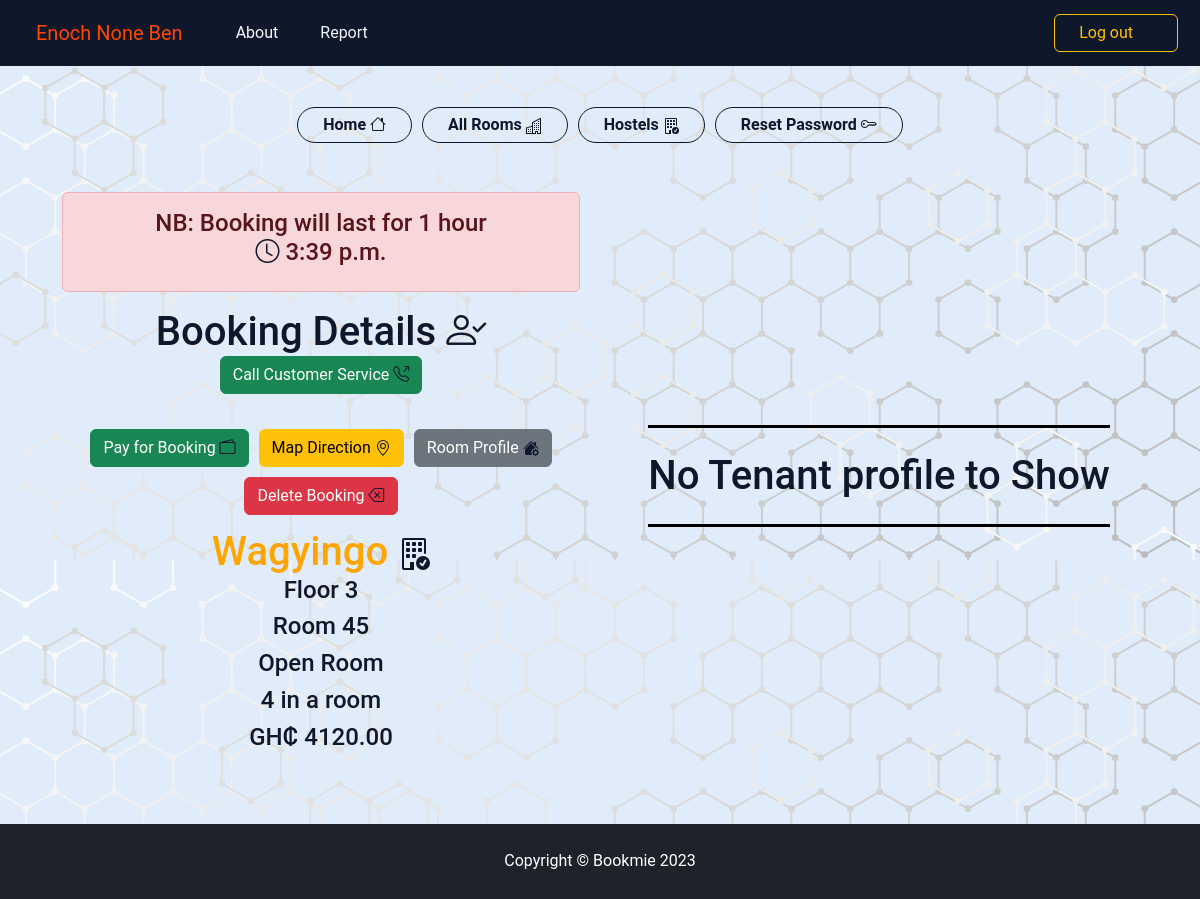
The app's page /accounts/booking-and-payments/ (signed in), older data.
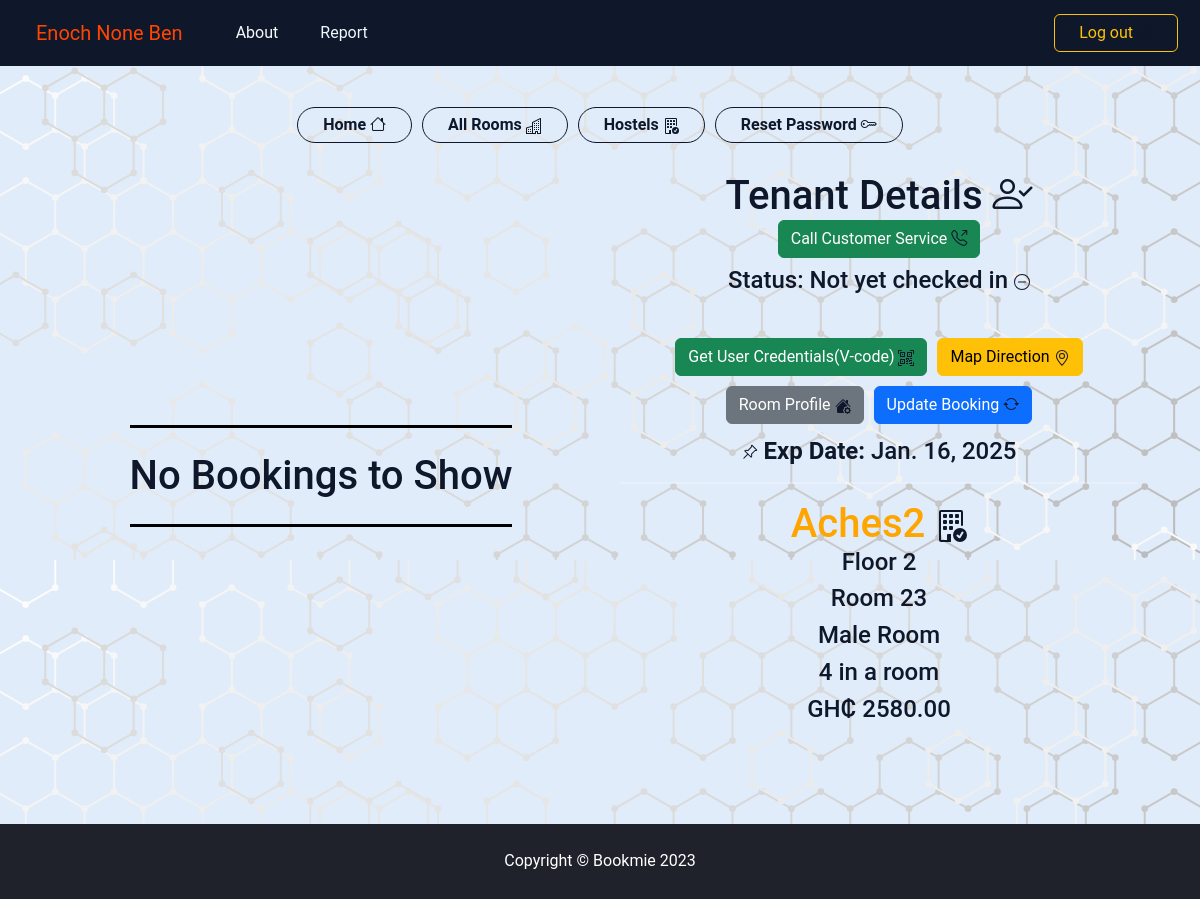
The same page, newer data.
### core/models.py (models this page shows, shortened)
class Booking(models.Model):
    room = models.ForeignKey(RoomProfile, on_delete=models.CASCADE)
    room_number = models.CharField(max_length=20)
    hostel = models.ForeignKey(HostelProfile, on_delete=models.CASCADE)
    campus = models.ForeignKey(CampusProfile, on_delete=models.CASCADE)
    user = models.ForeignKey(CustomUser, on_delete=models.CASCADE)
    student_id = models.CharField(max_length=20)
    booking_id = models.UUIDField(primary_key=True, default=uuid.uuid4, editable=False, unique=True)
    start_time = models.DateTimeField(auto_now_add=True)
    end_time = models.DateTimeField(null=True, blank=True)
    status = models.CharField(max_length=20)
    payed = models.BooleanField(default=False)
    is_updating_vcode = models.BooleanField(default=False)
    class Meta:
        ordering = ('-start_time',)

class Tenant(models.Model):
    user = models.ForeignKey(CustomUser, on_delete=models.CASCADE)
    tenant_id = models.UUIDField(primary_key=True, default=uuid.uuid4, editable=False, unique=True)
    room = models.ForeignKey(RoomProfile, on_delete=models.CASCADE)
    hostel = models.ForeignKey(HostelProfile, on_delete=models.CASCADE)
    payed = models.BooleanField(default=False)
    checked_in = models.BooleanField(default=False)
    verification_code = models.CharField(max_length=700,
                                        default='unavailable',
                                        unique=True,
                                        editable=False)
    start_date = models.DateTimeField(auto_now_add=True)
    end_date = models.DateTimeField()
    class Meta:
        ordering = ('-start_date',)

### hostel_app/models.py (models this page shows, shortened)
class HostelProfile(models.Model):
    hostel_name = models.CharField(max_length=50)
    hostel_id = models.UUIDField(default=uuid.uuid4,
                                 editable=False, unique=True)
    hostel_code = models.CharField(max_length=100,
                                   null=True, blank=True,
                                   unique=True)
    hostel_image = models.ImageField(upload_to='HostelProfiles',
                                      default='unavailable.jpg')
    hostel_manager_profile_picture = models.ImageField(default="unknown_profile.jpg", upload_to="ManagersProfilePictures")
    room_image =  models.ImageField(upload_to='RoomImages',verbose_name="Image of one room",
                                      default='unavailable.jpg')
    room_image2 = models.ImageField(upload_to='RoomImages',verbose_name="Image2 of one room",
                                      default='unavailable.jpg')
    room_image3 = models.ImageField(upload_to='RoomImages',verbose_name="Image3 of one room",
                                      default='unavailable.jpg')
    category = models.CharField(max_length=15,
                                    verbose_name='type',default='Hostel',
                                    blank=False, choices=category)
    rating = models.IntegerField(choices=rating, verbose_name='Stars',
                                       default=1)
    price_range = models.CharField(max_length=50,
                                   default='unavailable',
                                   blank=True)
    number_of_rooms = models.IntegerField(default=5)
    campus = models.ForeignKey(CampusProfile, on_delete=models.SET_NULL, null=True)
    hostel_manager = models.OneToOneField(CustomUser, on_delete=models.SET_NULL,
                                          related_name='hostels', null=True,)
    hostel_email = models.EmailField(blank=True)
    account_number = models.CharField(max_length=70,
                                      default='unavailable',)
    bank_code = models.CharField(max_length=50, choices=Banks ,default='unavailable')
    mobile_money = models.CharField(max_length=14,
                                    default='unavailable',)
    manager_contact = models.CharField(max_length=10, blank=True,
                                       verbose_name="Manager's Contact")
    hostel_contact = models.CharField(max_length=10, verbose_name="Hostel's Contact")
    other_contact = models.CharField(max_length=10, blank=True)
    location = models.CharField(max_length=500, default="location unavailable")
    main_website = models.URLField(null=True, blank=True,
                                verbose_name='Hostel Website')
    verified = models.BooleanField(default=False)
    occupied = models.BooleanField(default=False)
    address = map_fields.AddressField(max_length=200, blank=True, null=True)
    geolocation = map_fields.GeoLocationField(max_length=500, blank=True, null=True)
    facilities = models.TextField(default="unavailable")
    class Meta:
        db_table = 'hostel_profiles'
        ordering = ('-hostel_name',)

### rooms_app/models.py (models this page shows, shortened)
class RoomProfile(models.Model):
    room_no = models.CharField(max_length=20,default=000,verbose_name='Room number')
    floor_no = models.IntegerField(default=0,verbose_name='Floor number')
    room_id = models.UUIDField(primary_key=True, default=uuid.uuid4, editable=False, unique=True)
    hostel = models.ForeignKey(HostelProfile, on_delete=models.CASCADE,
                               related_name='rooms')
    campus = models.ForeignKey(CampusProfile, on_delete=models.SET_NULL,
                                verbose_name="Campus where Room is located",
                                null=True)
    room_capacity = models.PositiveIntegerField(default=4)
    bed_space_left = models.IntegerField(default=0)
    gender = models.CharField(max_length=20,
                            choices=[('female','female'),('male','male'),('open','open')],
                            verbose_name="Gender of room",
                            default="open")
    room_price = models.DecimalField(blank=False, decimal_places=2, max_digits=8)
    ptf_room_price = models.DecimalField(default=0.0, editable=False, decimal_places=2, max_digits=8)
    """
    field just there to compare and check if the field "room price"
    has been changed or not when the save method is called on an object
    """
    previous_price_check = models.DecimalField(blank=True, editable=False,
                                      null=True, decimal_places=2, max_digits=7)
    rating = models.IntegerField(choices=rating ,blank=False,
                                 default='⭐', )
    booking_count = models.PositiveIntegerField(default=0)
    booking_occupied = models.BooleanField(default=False)
    platform_occupied = models.BooleanField(default=False)
    occupied = models.BooleanField(default=False)
    inbuilt_kitchen = models.BooleanField(default=False)
    """ if room does not contain bathroom then it is shared """
    inbuilt_bathroom = models.BooleanField(default=False)
    inbuilt_balcony = models.BooleanField(default=False)
    air_condition = models.BooleanField(default=False)
    class Meta:
        db_table = "room_profiles"
    def save(self, *args, **kwargs):
        if self.room_price!=self.previous_price_check:
            addtional_pricing: float = float(self.room_price) * settings.SUPPLY_COST_PERCENTAGE
            self.ptf_room_price = float(self.room_price) + addtional_pricing
            self.previous_price_check = self.room_price
        else:
            """
            Do nothing to ptf price if room price is still the same,
            could be that the room has been updated but not the
            price which does not need to be updated
            """
            pass
        return super().save(*args, **kwargs)

### accounts/views.py (the view)
# urls.py: path('booking-and-payments/', views.booking_and_payments, name='booking-and-payments'),
@login_required()
def booking_and_payments(request):
    get_user = CustomUser.objects.get(id=request.user.id)
    if Booking.objects.filter(user=request.user).exists():
        booking = Booking.objects.get(user=request.user)
        tenant = False
        context = {'user':get_user, 'tenant':tenant,'booking': booking,}
        return render(request, 'booking_and_payments.html',context=context)
    elif Tenant.objects.filter(user=request.user).exists():
        tenant = Tenant.objects.get(user=request.user)
        booking = False
        context = {'user':get_user,'booking': booking,'tenant':tenant}
        return render(request, 'booking_and_payments.html',context=context)
    else:
        return render(request, 'booking_and_payments.html')

### templates/booking_and_payments.html (shortened to what the changed rows need)
{% load static %}
<!DOCTYPE html>
<html lang="en">
  <head>
    <link
      href="{% static 'profileStaticfiles/css/styles.css' %}"
      rel="stylesheet"
    />
    <link
      href="https://cdn.jsdelivr.net/npm/bootstrap@5.3.2/dist/css/bootstrap.min.css"
      rel="stylesheet"
    />
    <link
      href="https://cdn.jsdelivr.net/npm/bootstrap-icons@1.5.0/font/bootstrap-icons.css"
      rel="stylesheet"
    />
    <link
      rel="stylesheet"
      href="{% static 'booking_and_payments/styles.css' %}"
    />
  </head>
  <body>
    <br />
    <br />
    <br />
    <div class="container py-4">
      <div class="left-half">
        <div class="user-info">
          {% if booking %}
          <div>
            <div class="alert alert-danger" role="alert">
              <h4 style="text-align: center">
                NB: Booking will last for 1 hour
                <br>
                <i class="bi bi-clock"></i> {{ booking.end_time.time }}
              </h4>
            </div>
            <h1>
              Booking Details
              <i class="bi bi-person-check"></i>
            </h1>
            <a href="tel:0206237060" type="button" class="btn btn-success">Call Customer Service
              <i class="bi bi-telephone-outbound"></i>
            </a>
            <div class="box mb-4">
              <div class="">
                <a
                  href="{% url 'payments:init-payment' booking.room.room_id %}"
                  class="btn btn-success"
                >
                  Pay for Booking
                  <i class="bi bi-wallet2"></i>
                </a>
              </div>
              <div class="">
                <a
                  href="{%  url 'maps:hostel-direction' booking.room.hostel.hostel_id %}"
                  id="direction"
                  class="btn btn-warning"
                  >
                  Map Direction
                </a
                >
              </div>
              <div class="">
                <a
                  href="{% url 'rooms:profile' booking.room.room_id %}"
                  class="btn btn-secondary"
                >
                  Room Profile
                </a>
              </div>
              <div class="">
                <a
                  href="{% url 'core:delete-booking' %}"
                  class="btn btn-danger"
                >
                  Delete Booking
                  <i class="bi bi-backspace"></i>
                </a>
              </div>
            </div>
            <br />
            <h1 style="color: orange;">{{ booking.hostel.hostel_name }}
            </h1>
            <h4>Floor {{ booking.room.floor_no }}</h4>
            <h4>Room {{ booking.room.room_no }}</h4>
            <h4>{{ booking.room.gender.capitalize }} Room</h4>
            <h4>{{ booking.room.room_capacity }} in a room</h4>
            <h4>GH₵ {{ booking.room.ptf_room_price }}</h4>
          </div>
          {% else %}
          <h1 class="empty py-4">No Bookings to Show</h1>
          {% endif %}
        </div>
      </div>
      <div class="right-half">
        {% if tenant %}
        <div>
          <h1>Tenant Details
          <i class="bi bi-person-check"></i>
          </h1>
          <a href="tel:0206237060" type="button" class="btn btn-success mb-2">Call Customer Service
            <i class="bi bi-telephone-outbound"></i>
          </a>
          {% if tenant.checked_in %}
          <h4>
            Status: Checked in
            <svg
              xmlns="http://www.w3.org/2000/svg"
              width="16"
              height="16"
              fill="currentColor"
              class="bi bi-check-circle"
              viewBox="0 0 16 16"
            >
              <path
                d="M8 15A7 7 0 1 1 8 1a7 7 0 0 1 0 14m0 1A8 8 0 1 0 8 0a8 8 0 0 0 0 16"
              />
              <path
                d="M10.97 4.97a.235.235 0 0 0-.02.022L7.477 9.417 5.384 7.323a.75.75 0 0 0-1.06 1.06L6.97 11.03a.75.75 0 0 0 1.079-.02l3.992-4.99a.75.75 0 0 0-1.071-1.05"
              />
            </svg>
          </h4>
          {% else %}
          <h4>
            Status: Not yet checked in
            <svg
              xmlns="http://www.w3.org/2000/svg"
              width="16"
              height="16"
              fill="currentColor"
              class="bi bi-dash-circle"
              viewBox="0 0 16 16"
            >
              <path
                d="M8 15A7 7 0 1 1 8 1a7 7 0 0 1 0 14m0 1A8 8 0 1 0 8 0a8 8 0 0 0 0 16"
              />
              <path
                d="M4 8a.5.5 0 0 1 .5-.5h7a.5.5 0 0 1 0 1h-7A.5.5 0 0 1 4 8"
              />
            </svg>
          </h4>
          {% endif %}
          <div class="box mb-5">
            <div class="">
              <a
                href="{% url 'payments:tenant-authentication' %}"
                class="btn btn-success"
              >
                Get User Credentials(V-code)
              </a>
            </div>
            <div class="">
              <a
                href="{%  url 'maps:hostel-direction' tenant.room.hostel.hostel_id %}"
                id="direction"
                class="btn btn-warning"
              >
                Map Direction
              </a>
            </div>
            <div class="">
              <a
                href="{% url 'rooms:profile' tenant.room.room_id %}"
                class="btn btn-secondary"
              >
                Room Profile
              </a>
            </div>
            <div class="">
              <form method="POST" action="{% url 'core:update-v-code' %}">
                <button type="submit" class="btn btn-primary">
                  Update Booking
                <i class="bi bi-arrow-repeat"></i>
                </button>
              </form>
            </div>
          </div>
          <h4>
            <strong> Exp Date:</strong> {{ tenant.end_date.date }}
          </h4>
          <hr />
          <h1 style="color: orange;">{{ tenant.room.hostel.hostel_name }}
          </h1>
          <h4>Floor {{ tenant.room.floor_no }}</h4>
          <h4>Room {{ tenant.room.room_no }}</h4>
          <h4>{{ tenant.room.gender.capitalize }} Room</h4>
          <h4>{{ tenant.room.room_capacity }} in a room</h4>
          <h4>GH₵ {{ tenant.room.ptf_room_price }}</h4>
          <br />
        </div>
        <br />
        {% else %}
        <h1 class="empty py-4">No Tenant profile to Show</h1>
        {% endif %}
      </div>
    </div>
  </body>
</html>

Row changes from the older to the newer data that the page shows:
removed Booking: end_time.time "3:39 p.m.", hostel.hostel_name "Wagyingo", room.floor_no "3", room.room_no "45", room.gender "Open", room.room_capacity "4", room.ptf_room_price "4120.00"
added Tenant: end_date "Jan. 16, 2025", room.hostel.hostel_name "Aches2", room.floor_no "2", room.room_no "23", room.gender "Male", room.room_capacity "4", room.ptf_room_price "2580.00"
Text that changed along with them:
text no longer shown: "NB: Booking will last for 1 hour Booking Details Pay for Booking Delete Booking No Tenant profile to Show"
text now shown: "No Bookings to Show Tenant Details Status: Not yet checked in Get User Credentials(V-code) Update Booking Exp Date:"
